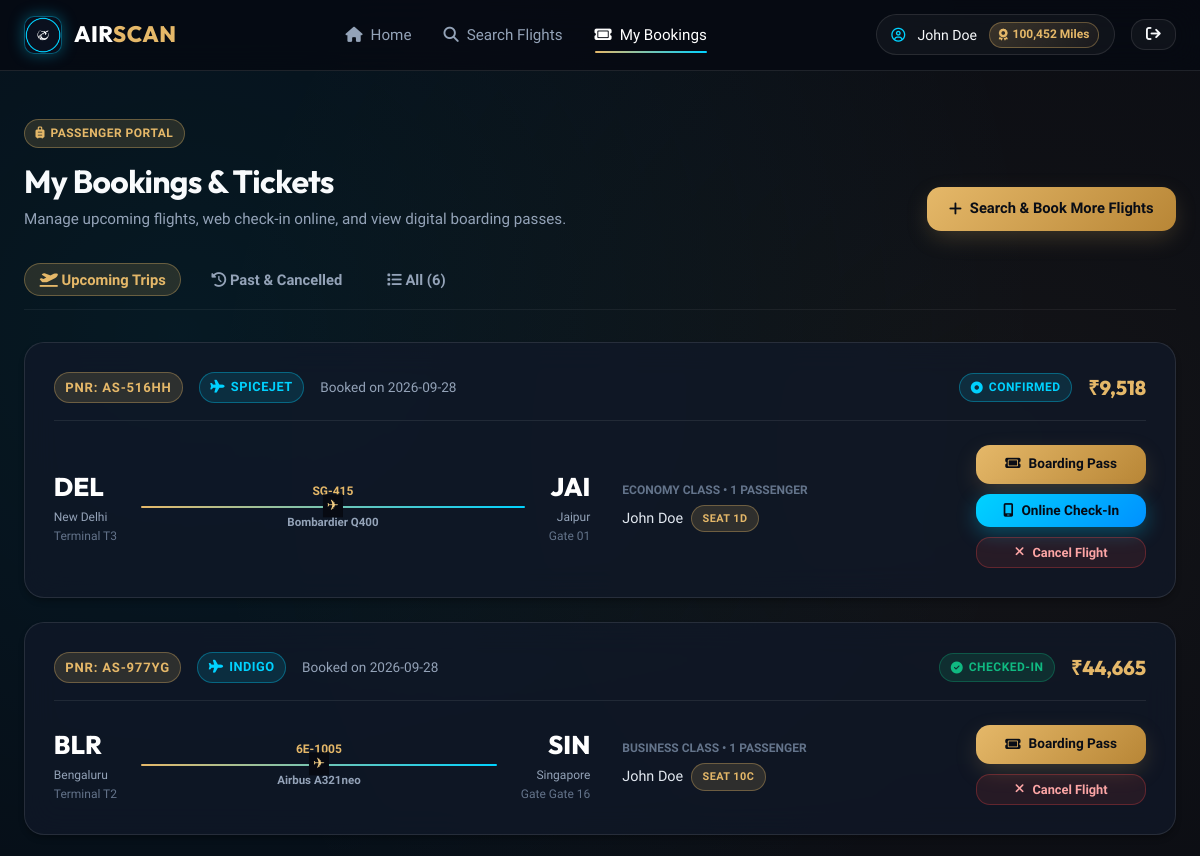
Page /my-bookings (signed in, upper part) on the earlier database version.
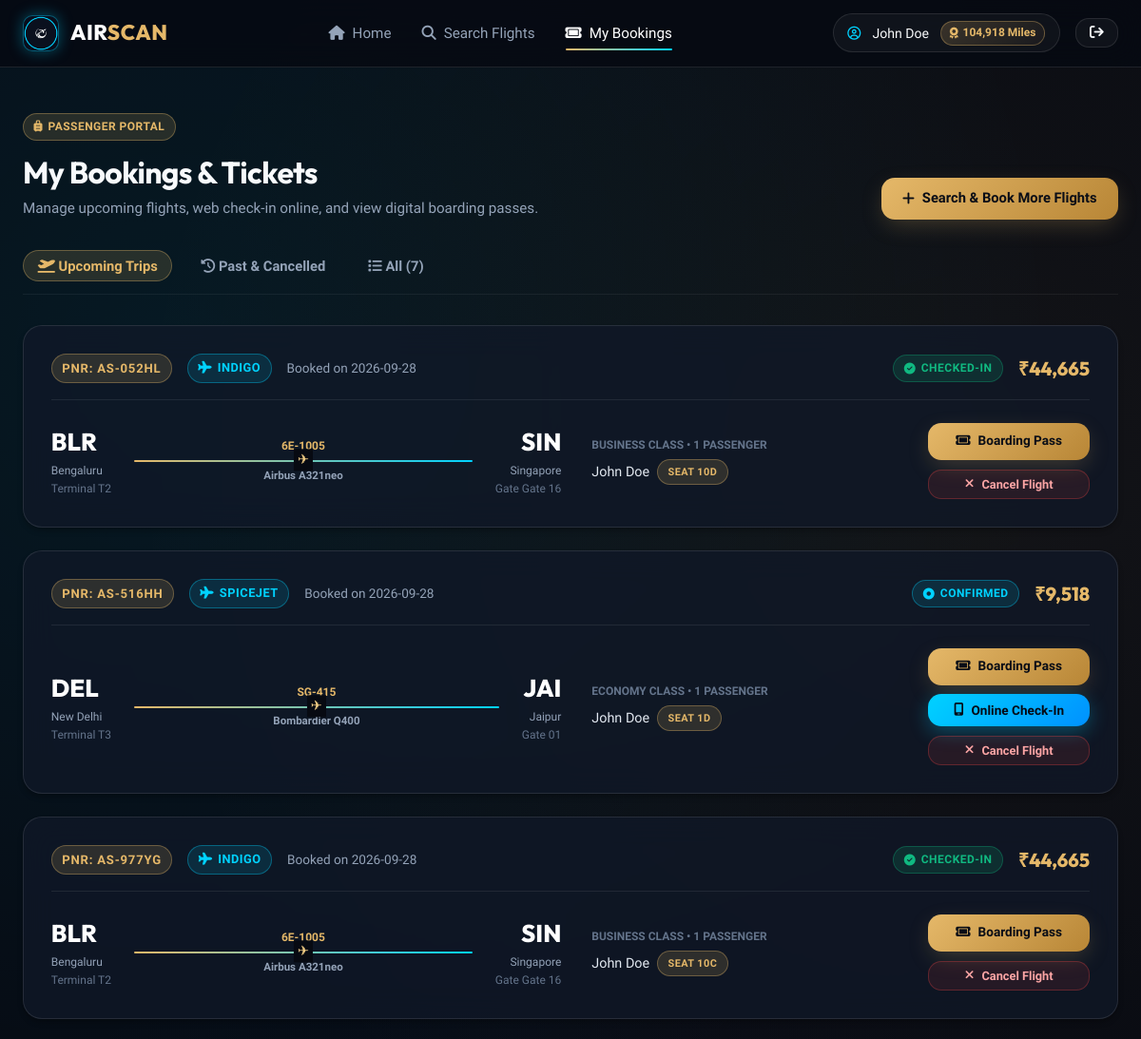
Same page on the later database version.
### tables this page shows
CREATE TABLE users (
    id INTEGER PRIMARY KEY AUTOINCREMENT,
    full_name TEXT NOT NULL,
    email TEXT NOT NULL UNIQUE,
    password_hash TEXT NOT NULL,
    phone TEXT,
    passport_number TEXT,
    is_verified INTEGER DEFAULT 0,
    verification_code TEXT,
    verification_expiry TEXT,
    role TEXT DEFAULT 'passenger',
    miles INTEGER DEFAULT 12500,
    created_at TEXT DEFAULT CURRENT_TIMESTAMP
);

CREATE TABLE bookings (
    id INTEGER PRIMARY KEY AUTOINCREMENT,
    booking_reference TEXT NOT NULL UNIQUE,
    user_id INTEGER NOT NULL,
    flight_id INTEGER NOT NULL,
    trip_type TEXT DEFAULT 'One-Way',
    cabin_class TEXT NOT NULL,
    total_fare REAL NOT NULL,
    payment_status TEXT DEFAULT 'Paid',
    booking_status TEXT DEFAULT 'Confirmed',
    booking_date TEXT DEFAULT CURRENT_TIMESTAMP,
    FOREIGN KEY (user_id) REFERENCES users(id),
    FOREIGN KEY (flight_id) REFERENCES flights(id)
);

CREATE TABLE flights (
    id INTEGER PRIMARY KEY AUTOINCREMENT,
    flight_number TEXT NOT NULL UNIQUE,
    airline_name TEXT DEFAULT 'AeroLux Airways',
    origin_id INTEGER NOT NULL,
    destination_id INTEGER NOT NULL,
    departure_time TEXT NOT NULL,
    arrival_time TEXT NOT NULL,
    duration_minutes INTEGER NOT NULL,
    aircraft_model TEXT NOT NULL,
    status TEXT DEFAULT 'On Time',
    economy_price REAL NOT NULL,
    business_price REAL NOT NULL,
    first_price REAL NOT NULL,
    terminal TEXT DEFAULT 'T1',
    gate TEXT DEFAULT 'A4',
    created_at TEXT DEFAULT CURRENT_TIMESTAMP,
    FOREIGN KEY (origin_id) REFERENCES airports(id),
    FOREIGN KEY (destination_id) REFERENCES airports(id)
);

CREATE TABLE airports (
    id INTEGER PRIMARY KEY AUTOINCREMENT,
    code TEXT NOT NULL UNIQUE,
    name TEXT NOT NULL,
    city TEXT NOT NULL,
    country TEXT NOT NULL,
    timezone TEXT DEFAULT 'UTC'
);

CREATE TABLE passengers (
    id INTEGER PRIMARY KEY AUTOINCREMENT,
    booking_id INTEGER NOT NULL,
    full_name TEXT NOT NULL,
    passport_number TEXT,
    date_of_birth TEXT,
    seat_id INTEGER,
    seat_number TEXT,
    meal_preference TEXT DEFAULT 'Standard Gourmet',
    extra_baggage_kg INTEGER DEFAULT 0,
    ticket_number TEXT NOT NULL UNIQUE,
    FOREIGN KEY (booking_id) REFERENCES bookings(id),
    FOREIGN KEY (seat_id) REFERENCES seats(id)
);

### app.py (the view)
@app.route('/my-bookings')
@login_required
def my_bookings():
    bookings = Database.execute_query(
        """SELECT b.*, f.flight_number, f.airline_name, f.aircraft_model, f.departure_time, f.arrival_time, f.terminal, f.gate, f.status as flight_status,
                  orig.city as origin_city, orig.code as origin_code,
                  dest.city as destination_city, dest.code as destination_code,
                  (SELECT COUNT(*) FROM passengers p WHERE p.booking_id = b.id) as passenger_count
           FROM bookings b
           JOIN flights f ON b.flight_id = f.id
           JOIN airports orig ON f.origin_id = orig.id
           JOIN airports dest ON f.destination_id = dest.id
           WHERE b.user_id = %s
           ORDER BY b.booking_date DESC""",
        (session['user_id'],)
    )
    for b in bookings:
        b['passengers'] = Database.execute_query("SELECT * FROM passengers WHERE booking_id = %s", (b['id'],))
        dep_dt = datetime.strptime(str(b['departure_time'])[:19], '%Y-%m-%d %H:%M:%S')
        b['is_past'] = dep_dt < datetime.now()
        b['dep_formatted'] = dep_dt.strftime('%a, %d %b %Y • %H:%M')
    return render_template('my_bookings.html', bookings=bookings)

### app.py (called while the page is built)
def login_required(f):
    @wraps(f)
    def decorated_function(*args, **kwargs):
        if 'user_id' not in session:
            flash('Please sign in to access this page.', 'warning')
            return redirect(url_for('login', next=request.url))
        return f(*args, **kwargs)
    return decorated_function

@app.context_processor
def inject_global_data():
    current_user = None
    if 'user_id' in session:
        current_user = Database.execute_query(
            "SELECT id, full_name, email, phone, passport_number, is_verified, role, miles FROM users WHERE id = %s",
            (session['user_id'],),
            fetch_one=True
        )
    db_info = Database.get_db_info()
    return {
        'current_user': current_user,
        'db_info': db_info,
        'current_year': datetime.now().year
    }

### db.py (called while the page is built, shortened)
    @classmethod
    def determine_mode(cls):
        if cls._connection_mode:
            return cls._connection_mode

    @classmethod
    def get_connection(cls):
        mode = cls.determine_mode()
        if mode == 'mysql':
            conn = mysql.connector.connect(
                host=Config.MYSQL_HOST,
                port=Config.MYSQL_PORT,
                user=Config.MYSQL_USER,
                password=Config.MYSQL_PASSWORD,
                database=Config.MYSQL_DB,
                autocommit=False
            )
            return conn, 'mysql'
        else:
            conn = sqlite3.connect(Config.SQLITE_PATH)
            conn.row_factory = sqlite3.Row
            conn.execute("PRAGMA foreign_keys = ON;")
            return conn, 'sqlite'

    @classmethod
    def get_db_info(cls):
        mode = cls.determine_mode()
        if mode == 'mysql':
            return {
                'type': 'MySQL',
                'host': f"{Config.MYSQL_HOST}:{Config.MYSQL_PORT}",
                'database': Config.MYSQL_DB
            }
        else:
            return {
                'type': 'SQLite',
                'host': 'Local File',
                'database': Config.SQLITE_PATH
            }

### templates/my_bookings.html (shortened to what this page needs)
{% extends 'base.html' %}
{% block content %}
<div class="container" style="padding: 3rem 1.5rem 5rem;">
  <div style="display: flex; justify-content: space-between; align-items: flex-end; margin-bottom: 2rem; flex-wrap: wrap; gap: 1rem;">
    <div>
      <span class="badge badge-gold" style="margin-bottom: 0.5rem;"><i class="fa-solid fa-suitcase-rolling"></i> Passenger Portal</span>
      <h1>My Bookings & Tickets</h1>
      <p style="color: var(--text-muted); font-size: 0.95rem;">Manage upcoming flights, web check-in online, and view digital boarding passes.</p>
    </div>
    <a href="{{ url_for('flights') }}" class="btn btn-primary">
      <i class="fa-solid fa-plus"></i> Search & Book More Flights
    </a>
  </div>
  <div class="search-tabs" style="margin-bottom: 2rem;">
    <button type="button" class="trip-type-btn booking-filter-tab active" data-filter="upcoming">
      <i class="fa-solid fa-plane-departure"></i> Upcoming Trips
    </button>
    <button type="button" class="trip-type-btn booking-filter-tab" data-filter="past">
      <i class="fa-solid fa-clock-rotate-left"></i> Past & Cancelled
    </button>
    <button type="button" class="trip-type-btn booking-filter-tab" data-filter="all">
      <i class="fa-solid fa-list"></i> All ({{ bookings|length }})
    </button>
  </div>
  <div id="bookings-list-container">
    {% if bookings %}
      {% for b in bookings %}
        <div class="card-glass booking-item-card"
             style="margin-bottom: 1.5rem; padding: 1.8rem;"
             data-past="{{ 'true' if b.is_past else 'false' }}"
             data-status="{{ b.booking_status }}">
          <div style="display: flex; justify-content: space-between; align-items: center; border-bottom: 1px solid rgba(255, 255, 255, 0.08); padding-bottom: 1rem; margin-bottom: 1.5rem; flex-wrap: wrap; gap: 1rem;">
            <div style="display: flex; align-items: center; gap: 1rem; flex-wrap: wrap;">
              <span class="badge badge-gold" style="font-size: 0.82rem; letter-spacing: 0.06em;">
                PNR: {{ b.booking_reference }}
              </span>
              {% if b.airline_name %}
                <span class="badge badge-cyan" style="font-size: 0.8rem;">
                  <i class="fa-solid fa-plane"></i> {{ b.airline_name }}
                </span>
              {% endif %}
              <span style="font-size: 0.85rem; color: var(--text-muted);">
                Booked on {{ b.booking_date[:10] }}
              </span>
            </div>
            <div style="display: flex; align-items: center; gap: 1rem;">
              <span id="status-badge-{{ b.booking_reference }}"
                    class="badge {% if b.booking_status == 'Checked-In' %}badge-success{% elif b.booking_status == 'Cancelled' %}badge-danger{% else %}badge-cyan{% endif %}">
                <i class="fa-solid {% if b.booking_status == 'Checked-In' %}fa-check-circle{% elif b.booking_status == 'Cancelled' %}fa-ban{% else %}fa-circle-dot{% endif %}"></i>
                {{ b.booking_status }}
              </span>
              <span style="font-size: 1.25rem; font-weight: 800; font-family: var(--font-heading); color: var(--gold-primary);">
                ₹{{ "{:,}".format(b.total_fare|int) }}
              </span>
            </div>
          </div>
          <div style="display: grid; grid-template-columns: 2.5fr 1.5fr auto; gap: 2rem; align-items: center;">
            <div class="flight-timeline">
              <div class="time-point">
                <div class="time" style="font-size: 1.6rem;">{{ b.origin_code }}</div>
                <div class="city">{{ b.origin_city }}</div>
                <div style="font-size: 0.75rem; color: var(--text-dim);">Terminal {{ b.terminal }}</div>
              </div>
              <div class="flight-path">
                <span class="duration" style="color: var(--gold-primary); font-weight: 700;">{{ b.flight_number }}</span>
                <div class="flight-line"></div>
                <span class="stops" style="color: var(--text-muted);">{{ b.aircraft_model }}</span>
              </div>
              <div class="time-point dest">
                <div class="time" style="font-size: 1.6rem;">{{ b.destination_code }}</div>
                <div class="city">{{ b.destination_city }}</div>
                <div style="font-size: 0.75rem; color: var(--text-dim);">Gate {{ b.gate }}</div>
              </div>
            </div>
            <div>
              <div style="font-size: 0.75rem; color: var(--text-dim); text-transform: uppercase; font-weight: 700; margin-bottom: 0.3rem;">
                {{ b.cabin_class }} Class • {{ b.passenger_count }} Passenger{% if b.passenger_count > 1 %}s{% endif %}
              </div>
              <div style="display: flex; flex-direction: column; gap: 0.3rem;">
                {% for p in b.passengers %}
                  <div style="font-size: 0.9rem; color: #e2e8f0; display: flex; align-items: center; gap: 0.5rem;">
                    <span>{{ p.full_name }}</span>
                    <span class="badge badge-gold" style="font-size: 0.68rem;">Seat {{ p.seat_number }}</span>
                  </div>
                {% endfor %}
              </div>
            </div>
            <div style="display: flex; flex-direction: column; gap: 0.6rem; min-width: 170px;">
              {% if b.booking_status != 'Cancelled' %}
                <a href="{{ url_for('view_ticket', reference=b.booking_reference) }}" class="btn btn-primary" style="padding: 0.55rem 1rem; font-size: 0.85rem;">
                  <i class="fa-solid fa-ticket"></i> Boarding Pass
                </a>
                {% if b.booking_status != 'Checked-In' %}
                  <button type="button" class="btn btn-cyan btn-action-checkin" data-ref="{{ b.booking_reference }}" style="padding: 0.55rem 1rem; font-size: 0.85rem;">
                    <i class="fa-solid fa-mobile-screen"></i> Online Check-In
                  </button>
                {% endif %}
                <button type="button" class="btn btn-danger-glass btn-action-cancel"
                        data-ref="{{ b.booking_reference }}" data-fare="{{ b.total_fare }}" style="padding: 0.45rem 1rem; font-size: 0.8rem;">
                  <i class="fa-solid fa-xmark"></i> Cancel Flight
                </button>
              {% else %}
                <span class="badge badge-danger" style="text-align: center; justify-content: center; padding: 0.5rem;">
                  Booking Cancelled
                </span>
              {% endif %}
            </div>
          </div>
        </div>
      {% endfor %}
    {% endif %}
  </div>
</div>
{% endblock %}

### templates/base.html (shortened to what this page needs)
<!DOCTYPE html>
<html lang="en">
<head>
  <link rel="stylesheet" href="https://cdnjs.cloudflare.com/ajax/libs/font-awesome/6.5.1/css/all.min.css">
  <link rel="stylesheet" href="{{ url_for('static', filename='css/style.css') }}">
  <link rel="stylesheet" href="{{ url_for('static', filename='css/seatmap.css') }}">
  <link rel="stylesheet" href="{{ url_for('static', filename='css/boarding-pass.css') }}">
</head>
<body>
  <nav class="navbar">
    <div class="container nav-container">
      <a href="{{ url_for('index') }}" class="nav-brand">
        <div class="brand-icon">
          <img src="{{ url_for('static', filename='images/favicon.png') }}" alt="AirScan Logo">
        </div>
        <div class="brand-text">AIR<span>SCAN</span></div>
      </a>
      <ul class="nav-menu">
        <li><a href="{{ url_for('index') }}" class="nav-link {% if request.endpoint == 'index' %}active{% endif %}"><i class="fa-solid fa-house"></i> Home</a></li>
        <li><a href="{{ url_for('flights') }}" class="nav-link {% if request.endpoint == 'flights' %}active{% endif %}"><i class="fa-solid fa-magnifying-glass"></i> Search Flights</a></li>
        {% if current_user %}
          <li><a href="{{ url_for('my_bookings') }}" class="nav-link {% if request.endpoint == 'my_bookings' %}active{% endif %}"><i class="fa-solid fa-ticket"></i> My Bookings</a></li>
        {% endif %}
      </ul>
      <div class="nav-actions">
        {% if current_user %}
          <a href="{{ url_for('profile') }}" class="user-badge" title="View Profile & Loyalty Tier">
            <i class="fa-regular fa-circle-user" style="color: var(--cyan-primary);"></i>
            <span>{{ current_user.full_name }}</span>
            <div class="miles-pill">
              <i class="fa-solid fa-award"></i> {{ "{:,}".format(current_user.miles or 0) }} Miles
            </div>
          </a>
          <a href="{{ url_for('logout') }}" class="btn btn-glass" style="padding: 0.45rem 0.9rem;" title="Sign Out">
            <i class="fa-solid fa-arrow-right-from-bracket"></i>
          </a>
        {% else %}
          <a href="{{ url_for('login') }}" class="btn btn-glass">Sign In</a>
          <a href="{{ url_for('register') }}" class="btn btn-primary">Join AirScan</a>
        {% endif %}
      </div>
    </div>
  </nav>
  <main>
    {% block content %}{% endblock %}
  </main>
</body>
</html>

Differences in the rows shown:
changed users "John Doe": miles "100,452" → "104,918"
added bookings: booking_reference "AS-052HL", airline_name "INDIGO", booking_date "2026-09-28", booking_status "CHECKED-IN", total_fare "44,665", origin_code "BLR", origin_city "Bengaluru", terminal "T2", flight_number "6E-1005", aircraft_model "Airbus A321neo", destination_code "SIN", destination_city "Singapore", gate "Gate 16", cabin_class "BUSINESS", passenger_count "1"
added passengers: full_name "John Doe", seat_number "10D", shown under "AS-052HL"
Other differences:
{{ bookings|length }}: "6" → "7"
